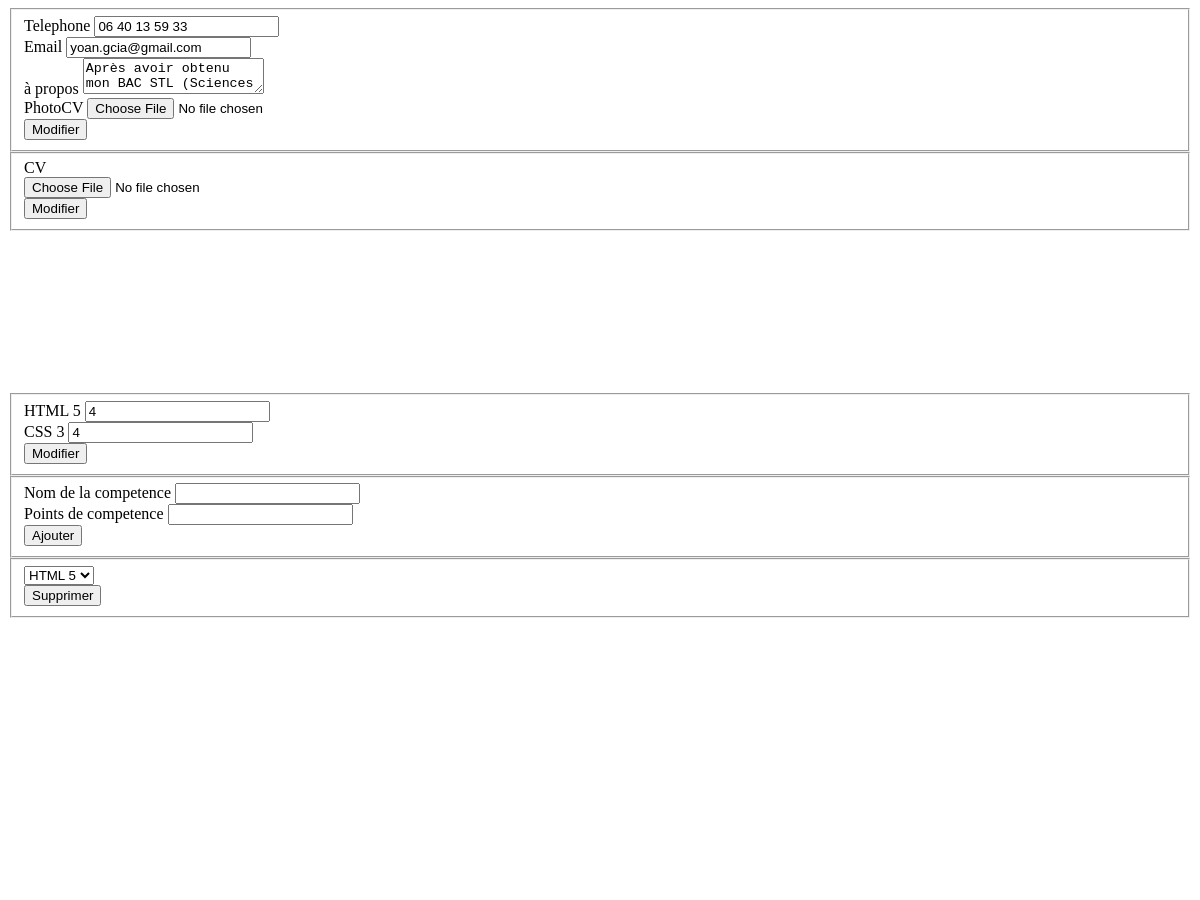
Page /admin/index.php (signed in, upper part) on the earlier database version.
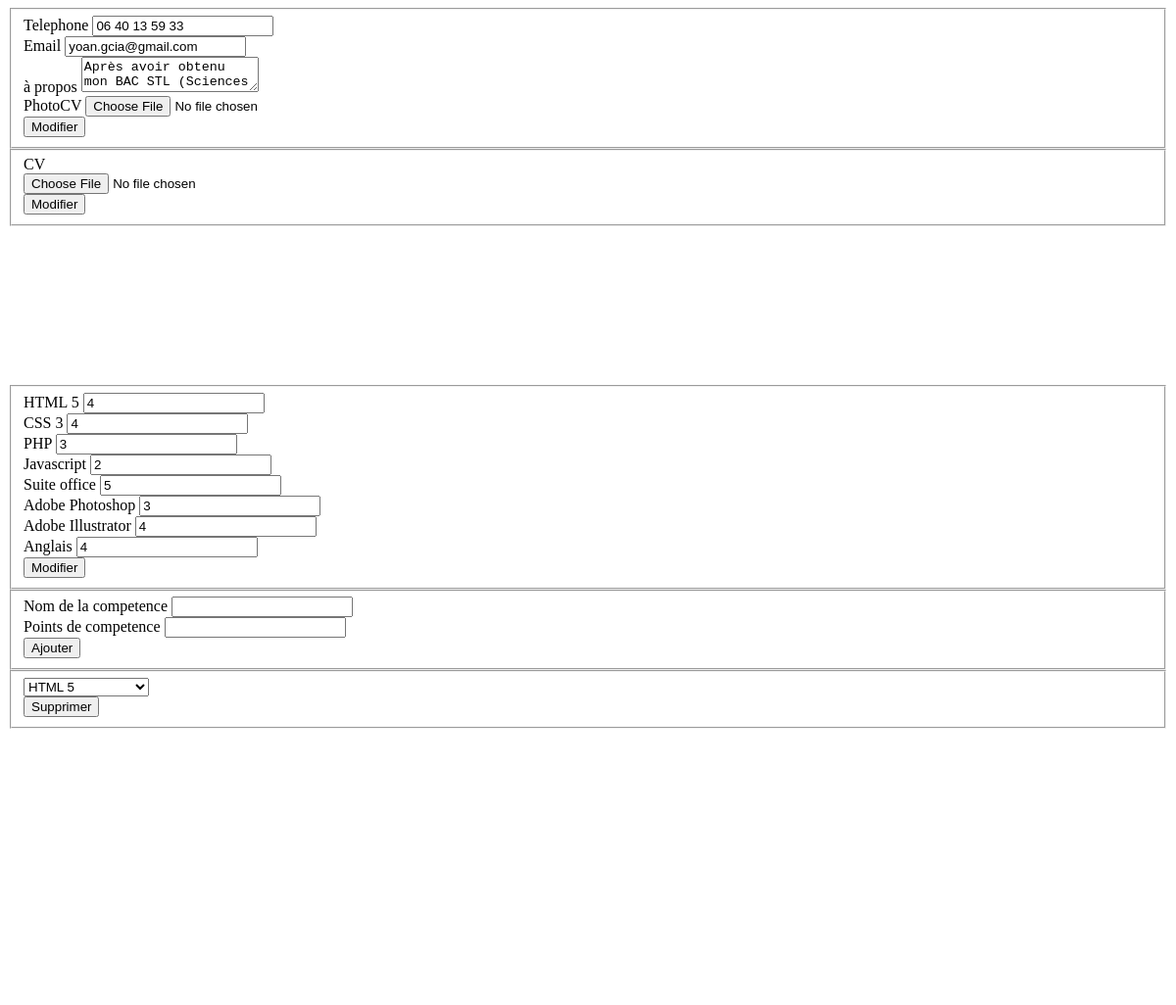
Same page on the later database version.
### tables this page shows
CREATE TABLE `infos` (
  `id` int(11) NOT NULL,
  `email` varchar(255) NOT NULL,
  `telephone` varchar(255) NOT NULL,
  `apropos` text NOT NULL,
  `photoCV` varchar(255) NOT NULL,
  `CV` varchar(255) NOT NULL DEFAULT 'CV.pdf'
);

CREATE TABLE `competences` (
  `id` int(11) NOT NULL,
  `titre` varchar(255) NOT NULL,
  `points` int(11) NOT NULL
);

### admin/index.php (the view, shortened to what this page needs)
<?php
	$bdd = new PDO('mysql:host=localhost;dbname=yoan;charset=utf8', 'root', '') or die($pdo->errorInfo());
	$connect = false;
	if(isset($_SESSION['user']) && $_SESSION['user']['role'] === 'admin')
	{
		$connect = true;
	}
	$req = $bdd->prepare('SELECT * FROM infos  WHERE id = 1');
	$req->execute();
	$infos = $req->fetch();
	$req = $bdd->prepare('SELECT * FROM competences');
	$req->execute();
	$competences = $req->fetchall(PDO::FETCH_ASSOC);
?>
<!DOCTYPE html>
<html>
	<head>
	</head>
	<body>
		<?php if (!$connect): ?>
			<form method="post" action="index.php">
				<input type="hidden" name="formulaire" value="connection">
				<label>pseudo</label>
				<input type="text" name="pseudo">
				<label>password</label>
				<input type="password" name="password">
				<input type="submit" value="connect">
			</form>
		<?php else: ?>
			<section id="formulaire_infos">
				<form method="post" action="index.php" enctype="multipart/form-data">
					<fieldset>
						<label>Telephone</label>
						<input type="text" name="telephone" value="<?=$infos['telephone']?>">
						<br>
						<label>Email</label>
						<input type="email" name="email" value="<?=$infos['email']?>">
						<br>
						<label>à propos</label>
						<textarea name="apropos"><?=$infos['apropos']?></textarea>
						<br>
						<label>PhotoCV</label>
						<input type="file" name="picture">
						<br>
						<input type="submit" value="Modifier">
					</fieldset>
				</form>
				<form method="post" action="index.php" enctype="multipart/form-data">
					<fieldset>
						<label>CV</label>
						<br>
						<input type="file" name="cv">
						<br>
						<input type="submit" value="Modifier">
					</fieldset>
				</form>
			</section>
			<br>
			<br>
			<br>
			<br>
			<br>
			<br>
			<br>
			<br>
			<br>
			<section id="competences">
				<section id="edit_competences">
					<form method="post" action="index.php">
					<fieldset>
						<?php foreach ($competences as $competence): ?>
							<label><?=$competence['titre']?></label>
							<input type="number" name="<?=$competence['id']?>" value="<?=$competence['points']?>">
							<br>
						<?php endforeach ?>
						<input type="submit" value="Modifier">
					</fieldset>
					</form>
				</section>
				<section id="add_competences">
					<form method="post" action="index.php">
						<fieldset>
							<label>Nom de la competence</label>
							<input type="text" name="titre">
							<br>
							<label>Points de competence</label>
							<input type="number" name="points">
							<br>
							<input type="submit" value="Ajouter">
						</fieldset>
					</form>
				</section>
				<section id="del_competences">
					<form method="post" action="index.php" enctype="multipart/form-data">
						<fieldset>
							<SELECT name="id" size="1">
								<?php foreach ($competences as $competence): ?>
									<option value="<?=$competence['id']?>"><?=$competence['titre']?></option>
								<?php endforeach ?>
							</SELECT>
							<br>
							<input type="submit" value="Supprimer">
						</fieldset>
					</form>
				</section>
				<br>
				<br>
				<br>
				<br>
				<br>
				<br>
				<br>
				<br>
				<br>
				<br>
				<br>
				<br>
				<br>
				<br>
				<br>
				<br>
				<br>
				<br>
				<br>
				<br>
				<br>
				<br>
				<br>
				<br>
				<br>
				<br>
				<br>
				<br>
				<br>
				<br>
				<br>
				<br>
				<br>
				<br>
				<br>
				<br>
				<br>
				<br>
				<br>
				<br>
				<br>
				<br>
			</section>
		<?php endif ?>
	</body>
</html>

Differences in the rows shown:
added competences: titre "PHP", points "3"
added competences: titre "Javascript", points "2"
added competences: titre "Suite office", points "5"
added competences: titre "Adobe Photoshop", points "3"
added competences: titre "Adobe Illustrator", points "4"
added competences: titre "Anglais", points "4"
